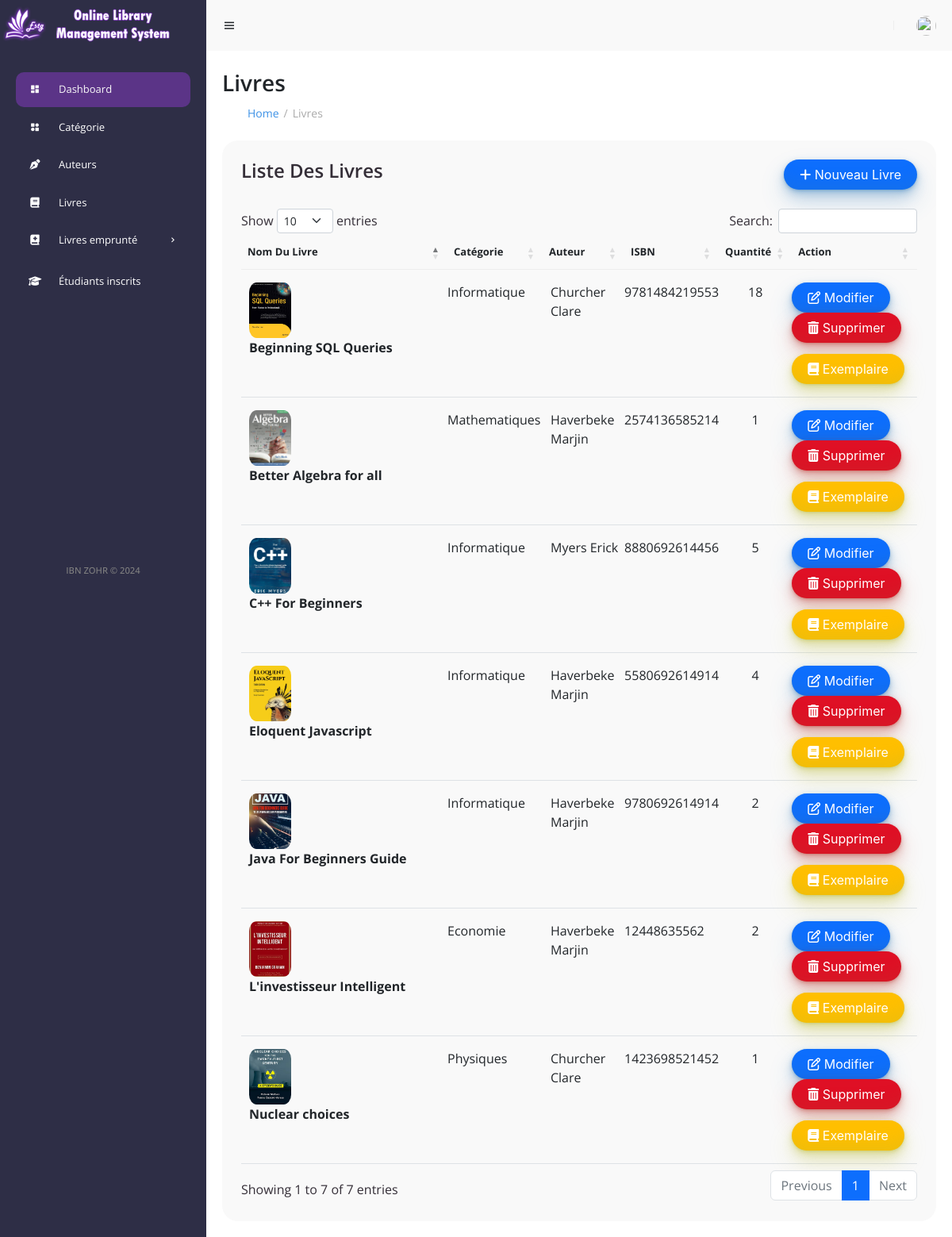
Page /livre/livre (signed in) on the committed database.
### tables this page shows
CREATE TABLE `livre` (
  `id` int(6) UNSIGNED NOT NULL,
  `ISBN` varchar(60) NOT NULL,
  `id_cat` int(11) DEFAULT NULL,
  `image_livre` varchar(200) DEFAULT NULL,
  `num_page` int(11) DEFAULT NULL,
  `quant` int(11) DEFAULT NULL,
  `description` text DEFAULT NULL,
  `id_aut` int(11) DEFAULT NULL,
  `nom_livre` varchar(100) DEFAULT NULL,
  `reserved` int(11) DEFAULT NULL
);

CREATE TABLE `categorie` (
  `id_cat` int(11) NOT NULL,
  `cat_nom` varchar(20) DEFAULT NULL,
  `image_cat` varchar(200) DEFAULT NULL
);

CREATE TABLE `auteur` (
  `id_auteur` int(11) NOT NULL,
  `nom_auteur` varchar(30) DEFAULT NULL,
  `prenom_auteur` varchar(30) DEFAULT NULL
);

### livre/livre.php (the view, shortened to what this page needs)
<?php include("../include/title.php");
include('../include/config.php');  ?>
<?php
if(strlen($_SESSION['alogin'])==0){
header('location:../index.php');
}
else{
    ?>
<!DOCTYPE html>
<html lang="en">
<head>
	<link href='https://unpkg.com/boxicons@2.0.9/css/boxicons.min.css' rel='stylesheet'>
	<link rel="stylesheet" href="../assets/css/style1.css">
	<link rel="stylesheet" href="../assets/css/style.css">
    <link rel="stylesheet" href="../assets/css/bootstrap.min.css">
    <link rel="stylesheet" href="../assets/css/datatable.bootstrap.min.css">
</head>
<body>
    <?php include("../include/header.php")  ?>
<div class="table-data">
				<div class="order">
					<div class="head">
						<h3>Liste Des Livres</h3>
                        <button id="butt" class="btn-edit" data-bs-toggle="modal" data-bs-target="#exampleModal"><i class="fa fa-add "></i> Nouveau Livre</button>
					</div>
                    <table id="example" class="table table-striped">
                    <thead>
<tr>
    <th>Nom Du Livre</th>
    <th>Catégorie</th>
    <th>Auteur</th>
    <th>ISBN</th>
    <th>Quantité</th>
    <th>Action</th>
</tr>
</thead>
<tbody>
<?php $sql = "SELECT livre.nom_livre,categorie.cat_nom,auteur.nom_auteur,auteur.prenom_auteur,livre.ISBN,livre.quant,livre.id as bookid,livre.image_livre,livre.num_page,substr(livre.description,1,150) as descr from  livre join categorie on categorie.id_cat=livre.id_cat join auteur on auteur.id_auteur=livre.id_aut";
$query = $dbh -> prepare($sql);
$query->execute();
$results=$query->fetchAll(PDO::FETCH_OBJ);
if($query->rowCount() > 0)
{
foreach($results as $result)
{               ?>
<tr class="odd gradeX">
    <td class="center" style="padding-left : 10px;" width="250">
<img src="../bookimg/<?php echo htmlentities($result->image_livre);?>" width="100">
        <br /><b><?php echo htmlentities($result->nom_livre);?></b></td>
    <td class="center" width="120"><?php echo htmlentities($result->cat_nom);?></td>
    <td class="center" style="padding-left : 10px;"><?php echo htmlentities($result->nom_auteur)." ".htmlentities($result->prenom_auteur);?></td>
    <td class="center"><?php echo htmlentities($result->ISBN);?></td>
    <td class="center" style="text-align : center;"><?php echo htmlentities($result->quant);?></td>
    <td class="center">
    <a href="livre.php?bookid=<?php echo htmlentities($result->bookid);?>"><button class="btn-edit" ><i class="fa fa-edit "></i> Modifier</button>
  <a href="livre.php?del=<?php echo htmlentities($result->bookid);?>" onclick="return confirm('Are you sure you want to delete?');"" >  <button class="btn-del"><i class="fa fa-trash"></i> Supprimer</button>
<div style="padding : 7px;">
</div>
  <a href="exemplaire.php?ISBN=<?php echo htmlentities($result->ISBN);?>"><button class="btn-jaune" name="exemplaire"><i class="fa fa-book "></i> Exemplaire</button>
    </td>
</tr>
<?php }} ?>
</tbody>
</table>
				</div>
		<?php include("../include/pied.php") ?>
</body>
</html>
<?php } ?>

### assets/css/style1.css (style rules this page uses)
#content main .table-data { display: flex; flex-wrap: wrap; grid-gap: 24px; margin-top: 24px; width: 100%; color: var(--dark); }
#content main .table-data > div { border-radius: 20px; background: var(--light); padding: 24px; overflow-x: auto; }
#content main .table-data .head { display: flex; align-items: center; grid-gap: 16px; margin-bottom: 24px; }
#content main .table-data .head h3 { margin-right: auto; font-size: 24px; font-weight: 600; }
#content main .table-data .order { flex-grow: 1; flex-basis: 500px; }
#content main .table-data .order table { width: 100%; border-collapse: collapse; }
#content main .table-data .order table th { padding-bottom: 12px; font-size: 13px; text-align: left; border-bottom: 1px solid var(--grey); }
#content main .table-data .order table td { padding: 16px 0; }
#content main .table-data .order table tr td:first-child { display: flex; align-items: center; grid-gap: 12px; padding-left: 6px; }
#content main .table-data .order table td img { width: 53px; height: 70px; border-radius: 18%; object-fit: cover; }
a { text-decoration: none; }
.btn-del { background-color: #df1025; border-radius: 100px; box-shadow: rgba(187, 57, 44, 0.2) 0 -25px 18px -14px inset,rgba(187, 57, 44, 0.2) 0 1px 2px,rgba(187, 57, 44, 0.2) 0 2px 4px,rgba(187, 57, 44, 0.2) 0 4px 8px,rgba(187, 57, 44, 0.2) 0 8px 16px,rgba(187, 57, 44, 0.2) 0 16px 32px; color: #FFF; cursor: pointer; display: inline-block; font-family: CerebriSans-Regular,-apple-system,system-ui,Roboto,sans-serif; padding: 7px 20px; text-align: center; text-decoration: none; transition: all 250ms; border: 0; font-size: 16px; user-select: none; -webkit-user-select: none; touch-action: manipulation; }
.btn-edit { background-color: #0d6efd; border-radius: 100px; box-shadow: rgba(44, 118, 187, 0.2) 0 -25px 18px -14px inset,rgba(44, 118, 187, 0.2) 0 1px 2px,rgba(44, 118, 187, 0.2) 0 2px 4px,rgba(44, 118, 187, 0.2) 0 4px 8px,rgba(44, 118, 187, 0.2) 0 8px 16px,rgba(44, 118, 187, 0.2) 0 16px 32px; color: #fff; cursor: pointer; display: inline-block; font-family: CerebriSans-Regular,-apple-system,system-ui,Roboto,sans-serif; padding: 7px 20px; text-align: center; text-decoration: none; transition: all 250ms; border: 0; font-size: 16px; user-select: none; -webkit-user-select: none; touch-action: manipulation; }
.btn-jaune { background-color: #FFBF00; border-radius: 100px; box-shadow: rgba(185, 187, 44, 0.2) 0 -25px 18px -14px inset,rgba(185, 187, 44, 0.2) 0 1px 2px,rgba(185, 187, 44, 0.2) 0 2px 4px,rgba(185, 187, 44, 0.2) 0 4px 8px,rgba(185, 187, 44, 0.2) 0 8px 16px,rgba(185, 187, 44, 0.2) 0 16px 32px; color: #fff; cursor: pointer; display: inline-block; font-family: CerebriSans-Regular,-apple-system,system-ui,Roboto,sans-serif; padding: 7px 20px; text-align: center; text-decoration: none; transition: all 250ms; border: 0; font-size: 16px; user-select: none; -webkit-user-select: none; touch-action: manipulation; }

### assets/css/style.css (style rules this page uses)
* { font-family: 'Open Sans', sans-serif; margin: 0; padding: 0; box-sizing: border-box; }
:root { --grey: #F1F0F6; --dark-grey: #8D8D8D; --light: #fff; --dark: #000; --green: #81D43A; --light-green: #E3FFCB; --blue: #1775F1; --light-blue: #D0E4FF; --dark-blue: #0C5FCD; --red: #FC3B56; }
html { overflow-x: hidden; }
body { background: var(--grey); overflow-x: hidden; }
a { text-decoration: none; }
* { margin: 0; margin-top: 0px; padding: 0; box-sizing: border-box; }
:root { --poppins: 'Poppins', sans-serif; --lato: 'Lato', sans-serif; --light: #F9F9F9; --blue: #3C91E6; --light-blue: #CFE8FF; --grey: #eee; --dark-grey: #AAAAAA; --dark: #342E37; --red: #DB504A; --yellow: #FFCE26; --light-yellow: #FFF2C6; --orange: #FD7238; --light-orange: #FFE0D3; --dark-violet: #0C0C1E; --bleu: #3C91E6; }

### livre/livre.php (style rules this page uses)
html { scrollbar-width: thin; }
#content main .table-data .order table tr td:first-child { display: table-cell; }

### include/header.php (style rules this page uses)
a { text-decoration: none; }

### rows in the picture
livre: image_livre (picture), nom_livre "Eloquent Javascript", id_cat.cat_nom "Informatique", id_aut.nom_auteur "Haverbeke", id_aut.prenom_auteur "Marjin", ISBN "5580692614914", quant "4"
livre: image_livre (picture), nom_livre "Java For Beginners Guide", id_cat.cat_nom "Informatique", id_aut.nom_auteur "Haverbeke", id_aut.prenom_auteur "Marjin", ISBN "9780692614914", quant "2"
livre: image_livre (picture), nom_livre "C++ For Beginners", id_cat.cat_nom "Informatique", id_aut.nom_auteur "Myers", id_aut.prenom_auteur "Erick", ISBN "8880692614456", quant "5"
livre: image_livre (picture), nom_livre "Beginning SQL Queries", id_cat.cat_nom "Informatique", id_aut.nom_auteur "Churcher", id_aut.prenom_auteur "Clare", ISBN "9781484219553", quant "18"
livre: image_livre (picture), nom_livre "Nuclear choices", id_cat.cat_nom "Physiques", id_aut.nom_auteur "Churcher", id_aut.prenom_auteur "Clare", ISBN "1423698521452", quant "1"
livre: image_livre (picture), nom_livre "Better Algebra for all", id_cat.cat_nom "Mathematiques", id_aut.nom_auteur "Haverbeke", id_aut.prenom_auteur "Marjin", ISBN "2574136585214", quant "1"
livre: image_livre (picture), nom_livre "L'investisseur Intelligent", id_cat.cat_nom "Economie", id_aut.nom_auteur "Haverbeke", id_aut.prenom_auteur "Marjin", ISBN "12448635562", quant "2"

### other values in the picture
$a "Livres"
